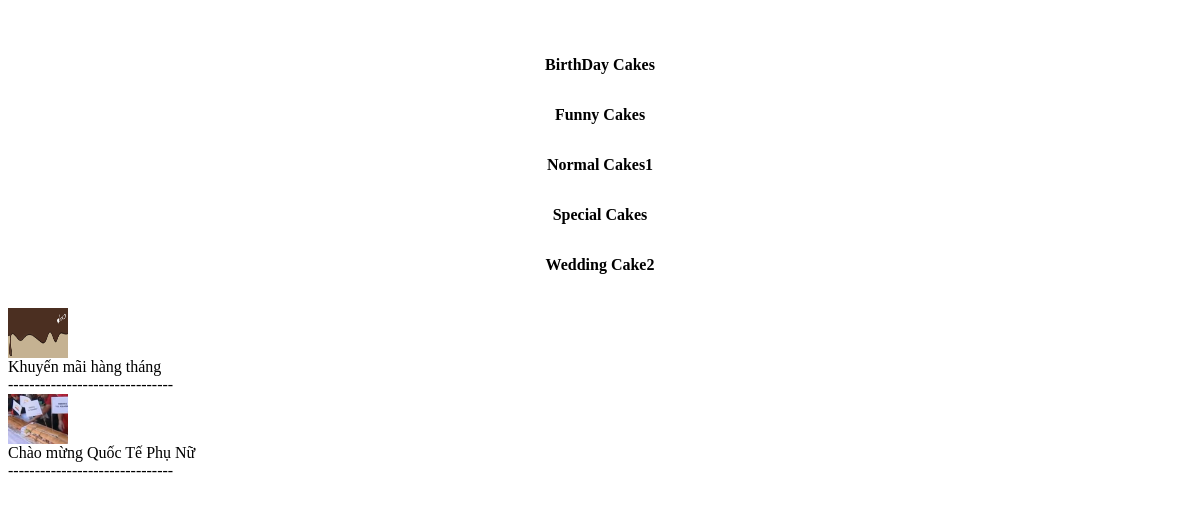
Page /leftMain.php on the earlier database version.
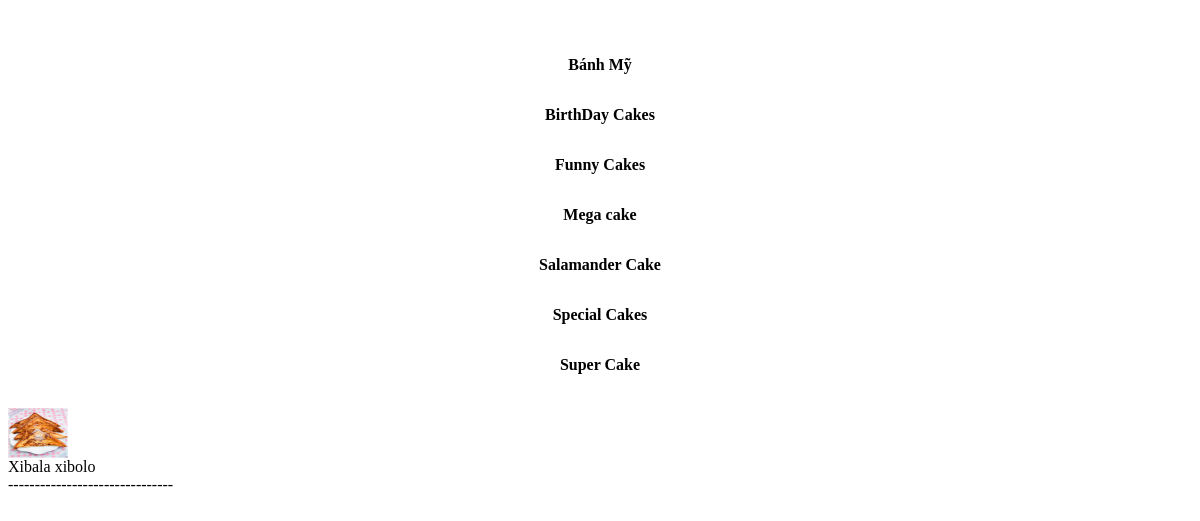
Same page on the later database version.
### tables this page shows
CREATE TABLE IF NOT EXISTS `category` (
  `CateID` int(11) NOT NULL AUTO_INCREMENT,
  `CateName` varchar(30) NOT NULL,
  `CateStatus` tinyint(4) NOT NULL DEFAULT '1',
  PRIMARY KEY (`CateID`),
  FULLTEXT KEY `CateName` (`CateName`)
);

CREATE TABLE IF NOT EXISTS `promotion` (
  `PromoID` int(11) NOT NULL AUTO_INCREMENT,
  `PromoTitle` varchar(200) NOT NULL,
  `PromoNote` varchar(500) NOT NULL,
  `PromoIcon` varchar(100) NOT NULL,
  `PromoContent` varchar(500) NOT NULL,
  `PromoStatus` tinyint(4) NOT NULL DEFAULT '1',
  PRIMARY KEY (`PromoID`)
);

### leftMain.php (the view, shortened to what this page needs)
<?
	$sqlCate="SELECT * FROM category WHERE CateStatus=1 order by CateName";
	$ResultCate=mysql_query($sqlCate);
?>
<div id="leftMain-menubar">
	<div id="leftMain-menubar-top">
		<a id="linkmenucategory" href="index.php?go=product&cid=-1&page=1"></a>
	</div>
	<div id="leftMain-menubar-content">
		<div id="leftMain-menubar-content-menu">
				<table width="100%" border="0" cellpadding="0" cellspacing="0">
				   <?
					while($rowCate=mysql_fetch_array($ResultCate))
					{
				  ?>
					  <tr height="50px" onclick="location.href='index.php?go=product&cid=<? echo $rowCate['CateID']; ?>&page=1'">
						<td align="center">
							<?
									echo $rowCate['CateName'];
								?>				</td>
					  </tr>
				  <?
				  }
				  ?>
			  </table>
	  </div>
	</div>
</div>
<div id="leftMain-area">
	<div id="rightMain-center-content"><br />
		<?
			$sql="SELECT * FROM promotion WHERE PromoStatus=1 order by PromoID desc limit 0,5";
			$res=mysql_query($sql);
			while($rows=mysql_fetch_array($res))
			{
		?>
					<div class="box-lead-right">
						<div class="a-img" onclick="location.href='index.php?go=promotion_detail&pid=<? echo $rows['PromoID']?>'"><img width="60" height="50" src="promotionpicture/<? echo $rows['PromoIcon']; ?>"/></div>
						<div class="a-link" onclick="location.href='index.php?go=promotion_detail&pid=<? echo $rows['PromoID']?>'"><? echo $rows['PromoTitle']; ?></div>
					</div>
						<span>-------------------------------</span>
		<?
		}
		?>
	</div>
</div>

### leftMain.php (style rules this page uses)
#linkmenucategory { display: block; height:28px; width:110px; margin:4px 6px; }
#leftMain-menubar-content tr { color: #000000; font-size:16px; background:url(images/leftmenu.png) left bottom no-repeat; font-weight:600; cursor:pointer; }

Differences in the rows shown:
removed category: CateName "Normal Cakes1"
removed category: CateName "Wedding Cake2"
removed promotion: PromoIcon (picture), PromoTitle "Khuyến mãi hàng tháng"
removed promotion: PromoIcon (picture), PromoTitle "Chào mừng Quốc Tế Phụ Nữ"
added category: CateName "Bánh Mỹ"
added category: CateName "Mega cake"
added category: CateName "Salamander Cake"
added category: CateName "Super Cake"
added promotion: PromoIcon (picture), PromoTitle "Xibala xibolo"
